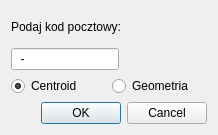
<?xml version="1.0" encoding="UTF-8"?>
<ui version="4.0">
 <class>kodypocztoweDialogBase</class>
 <widget class="QDialog" name="kodypocztoweDialogBase">
  <property name="geometry">
   <rect>
    <x>0</x>
    <y>0</y>
    <width>218</width>
    <height>135</height>
   </rect>
  </property>
  <property name="windowTitle">
   <string>Kody pocztowe</string>
  </property>
  <layout class="QVBoxLayout" name="verticalLayout">
   <item>
    <layout class="QVBoxLayout" name="verticalLayout_2">
     <item>
      <widget class="QLabel" name="label">
       <property name="text">
        <string>Podaj kod pocztowy:</string>
       </property>
      </widget>
     </item>
     <item>
      <layout class="QHBoxLayout" name="horizontalLayout_2">
       <item>
        <widget class="QLineEdit" name="lineEdit">
         <property name="toolTip">
          <string>&lt;html&gt;&lt;head/&gt;&lt;body&gt;&lt;p&gt;&lt;br/&gt;&lt;/p&gt;&lt;/body&gt;&lt;/html&gt;</string>
         </property>
         <property name="inputMethodHints">
          <set>Qt::ImhNone</set>
         </property>
         <property name="inputMask">
          <string>99-999; </string>
         </property>
         <property name="text">
          <string>-</string>
         </property>
         <property name="maxLength">
          <number>6</number>
         </property>
         <property name="cursorPosition">
          <number>6</number>
         </property>
        </widget>
       </item>
       <item>
        <spacer name="horizontalSpacer">
         <property name="orientation">
          <enum>Qt::Horizontal</enum>
         </property>
         <property name="sizeHint" stdset="0">
          <size>
           <width>40</width>
           <height>20</height>
          </size>
         </property>
        </spacer>
       </item>
      </layout>
     </item>
     <item>
      <layout class="QHBoxLayout" name="horizontalLayout">
       <item>
        <widget class="QRadioButton" name="radioButton_1">
         <property name="toolTip">
          <string>&lt;html&gt;&lt;head/&gt;&lt;body&gt;&lt;p&gt;Zwraca warstwę punktową z centroidem&lt;/p&gt;&lt;/body&gt;&lt;/html&gt;</string>
         </property>
         <property name="text">
          <string>Centroid</string>
         </property>
         <property name="checked">
          <bool>true</bool>
         </property>
        </widget>
       </item>
       <item>
        <widget class="QRadioButton" name="radioButton_2">
         <property name="toolTip">
          <string>&lt;html&gt;&lt;head/&gt;&lt;body&gt;&lt;p&gt;Zwraca warstwę multipolygon z zasięgiem kodu&lt;/p&gt;&lt;/body&gt;&lt;/html&gt;</string>
         </property>
         <property name="text">
          <string>Geometria</string>
         </property>
         <property name="checked">
          <bool>false</bool>
         </property>
        </widget>
       </item>
      </layout>
     </item>
    </layout>
   </item>
   <item>
    <widget class="QDialogButtonBox" name="button_box">
     <property name="orientation">
      <enum>Qt::Horizontal</enum>
     </property>
     <property name="standardButtons">
      <set>QDialogButtonBox::Cancel|QDialogButtonBox::Ok</set>
     </property>
    </widget>
   </item>
  </layout>
 </widget>
 <resources/>
 <connections>
  <connection>
   <sender>button_box</sender>
   <signal>accepted()</signal>
   <receiver>kodypocztoweDialogBase</receiver>
   <slot>accept()</slot>
   <hints>
    <hint type="sourcelabel">
     <x>20</x>
     <y>20</y>
    </hint>
    <hint type="destinationlabel">
     <x>20</x>
     <y>20</y>
    </hint>
   </hints>
  </connection>
  <connection>
   <sender>button_box</sender>
   <signal>rejected()</signal>
   <receiver>kodypocztoweDialogBase</receiver>
   <slot>reject()</slot>
   <hints>
    <hint type="sourcelabel">
     <x>20</x>
     <y>20</y>
    </hint>
    <hint type="destinationlabel">
     <x>20</x>
     <y>20</y>
    </hint>
   </hints>
  </connection>
 </connections>
</ui>
